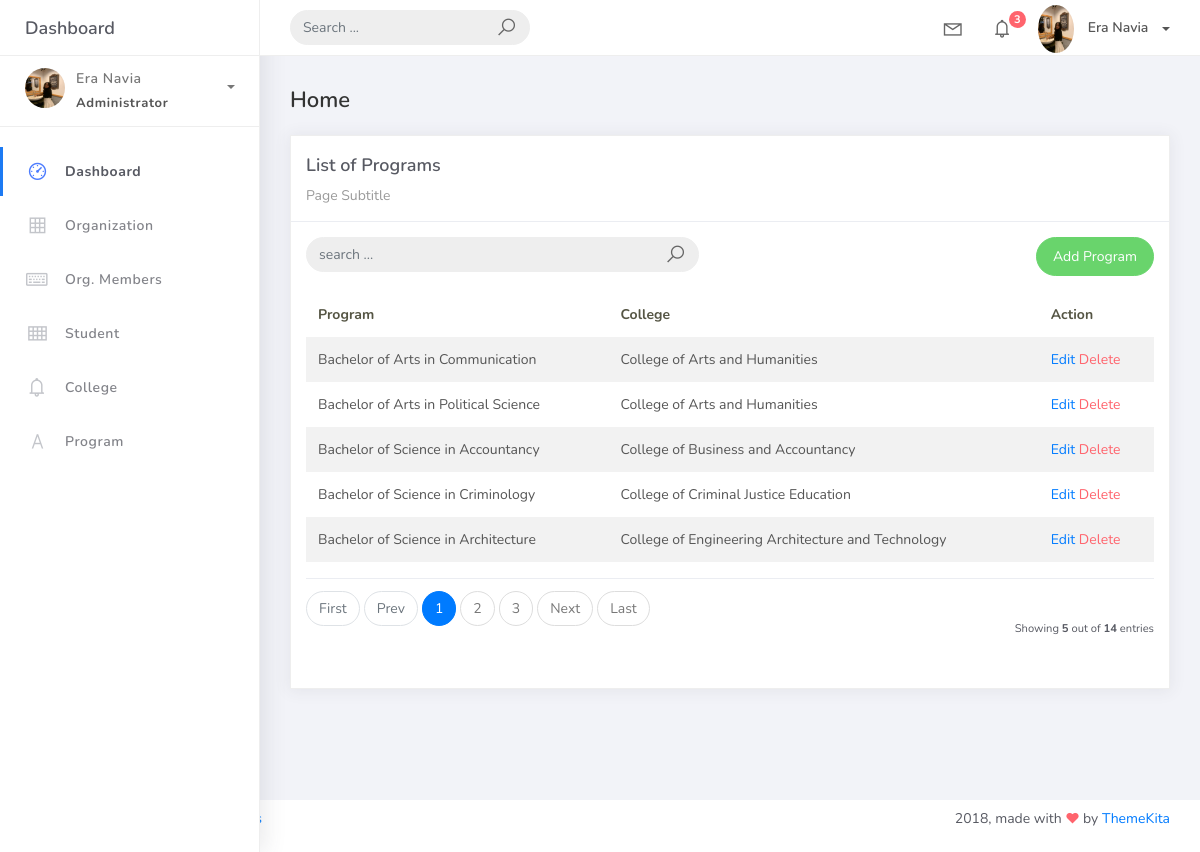
The page /program_list on the database its author committed.
### studentorg/models.py (models this page shows, shortened)
class BaseModel (models.Model):
    created_at = models.DateTimeField(auto_now_add=True, db_index=True)
    updated_at = models.DateTimeField (auto_now=True)
    class Meta:
        abstract = True

class Program(BaseModel):
    prog_name = models.CharField(max_length=150)
    college = models.ForeignKey (College, on_delete=models.CASCADE)

class College(BaseModel):
    college_name = models.CharField(max_length=150)
    def __str__(self):
        return self.college_name

### studentorg/views.py (the view)
# urls.py: path('program_list', ProgramList.as_view(), name='program-list'),
class ProgramList(ListView):
    model = Program
    context_object_name = 'home'
    template_name = 'program_list.html'
    paginate_by = 5
    def get_queryset(self, *args, **kwargs):
        qs = super(ProgramList, self).get_queryset(*args, **kwargs)
        if self.request.GET.get("q") is not None:
            query = self.request.GET.get("q")
            qs = qs.filter(Q(prog_name__icontains=query) |
                           Q(college__college_name__icontains=query))
        return qs

### templates/program_list.html (shortened to what this page needs)
{% extends 'base.html' %}
{% load static %}
{% block content %}
<div class="content">
    <div class="container-fluid">
        <h4 class="page-title">Home</h4>
        <div class="row">
            <div class="col-md-12">
                <div class="card">
                    <div class="card-header">
                        <div class="card-title">List of Programs</div>
                        <div class="card-category">Page Subtitle</div>
                    </div>
                    <div class="card-body">
                        <div class="row">
                            <div class="col-md-6">
                                <form class="navbar-left navbar-form nav-search mr-md-3" action="{% url 'program-list' %}">
                                    <div class="input-group">
                                        <input type="text" placeholder="search ..." class="form-control" name="q"/>
                                        <div class="input-group-append">
                                            <span class="input-group-text">
                                                <i class="la la-search search-icon"></i>
                                            </span>
                                        </div>
                                    </div>
                                </form>
                            </div>
                            <div class="col-md-6">
                                <div class="pull-right">
                                    <a href="{% url 'program-add' %}" class="btn btn-success btn-rounded">Add Program</a>
                                </div>
                            </div>
                        </div>
                        <table class="table table-striped mt-3">
                            <thead>
                                <tr>
                                    <th scope="col">Program</th>
                                    <th scope="col">College</th>
                                    <th scope="col">Action</th>
                                </tr>
                            </thead>
                            <tbody>
                                {% for object in object_list %}
                                <tr>
                                    <td>{{ object.prog_name }}</td>
                                    <td>{{ object.college }}</td>
                                    <td>
                                        <a href="program_list/{{ object.id}}">Edit</a>
                                        <a href="program_list/{{ object.id }}/delete" class="text-danger">Delete</a>
                                    </td>
                                </tr>
                                {% endfor %}
                            </tbody>
                        </table>
                        {% include 'includes/pagination.html' %}
                    </div>
                </div>
            </div>
        </div>
    </div>
</div>
{% endblock %}

### rows shown on the page
Program: prog_name "Bachelor of Arts in Communication", college "College of Arts and Humanities"
Program: prog_name "Bachelor of Arts in Political Science", college "College of Arts and Humanities"
Program: prog_name "Bachelor of Science in Accountancy", college "College of Business and Accountancy"
Program: prog_name "Bachelor of Science in Criminology", college "College of Criminal Justice Education"
Program: prog_name "Bachelor of Science in Architecture", college "College of Engineering Architecture and Technology"

### other values the page prints
{{ page_num }} "1"
{{ page_num }} "2" "3"
{{ object_list.count }} "5"
{{ paginator.count }} "14"
